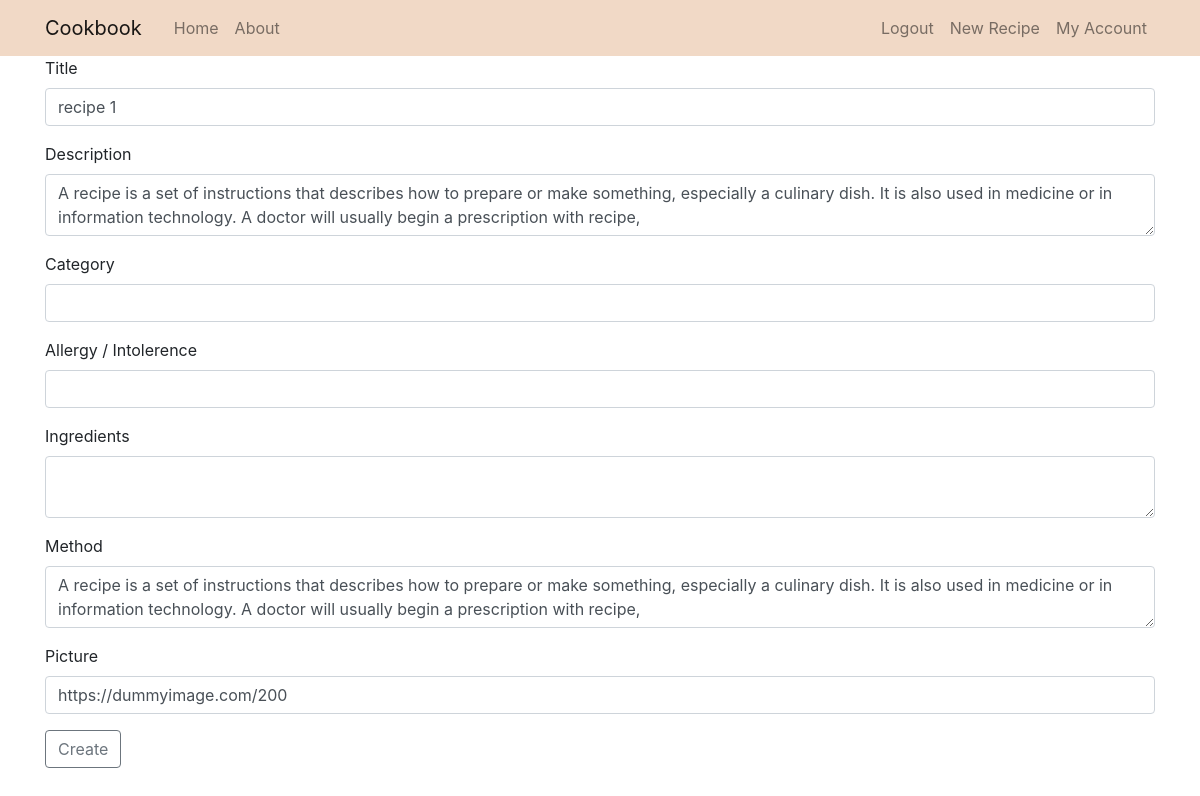
/recipe/1/edit (signed in), run on the app's committed database.
### cookbook/models.py (models this page shows, shortened)
class Recipe(db.Model):
    id = db.Column(db.Integer, primary_key=True)
    title = db.Column(db.String(100), nullable=False)
    category = db.Column(db.String(100), nullable=False, default='')
    requirement = db.Column(db.String(100), nullable=False, default='')
    ingredients = db.Column(db.Text, nullable=False, default='')
    date = db.Column(db.DateTime, nullable=False, default=datetime.utcnow)
    description = db.Column(db.Text, nullable=False, default='')
    method = db.Column(db.Text, nullable=False, default='')
    picture = db.Column(db.String(150), nullable=False, default='https://dummyimage.com/300')
    user_id = db.Column(db.Integer, db.ForeignKey('user.id'), nullable=False) # foreign key to the author of the recipe

### cookbook/routes.py (the view)
@app.route("/recipe/<int:recipe_id>/edit", methods=['GET', 'POST'])
@login_required
def edit_recipe(recipe_id):
    recipe = Recipe.query.get_or_404(recipe_id)
    if recipe.author != current_user:
        return abort(403)
    form = RecipeForm()
    if form.validate_on_submit():
        recipe.title = form.title.data
        recipe.description = form.description.data
        recipe.method = form.method.data
        recipe.picture = form.picture.data
        db.session.commit()
        flash('Recipe updated', 'success')
        return redirect(url_for('recipe', recipe_id=recipe.id))
    elif request.method == 'GET':
        form.title.data = recipe.title
        form.description.data = recipe.description
        form.method.data = recipe.method
        form.picture.data = recipe.picture
    return render_template('new_recipe.html', form=form)

### cookbook/forms.py
class RecipeForm(FlaskForm):
    title = StringField('Title', validators=[DataRequired()])
    category = StringField('Category')
    requirement = StringField('Allergy / Intolerence')
    picture = StringField('Picture')
    description = TextAreaField('Description')
    ingredients = TextAreaField('Ingredients')
    method = TextAreaField('Method')
    submit = SubmitField('Create')

### cookbook/models.py (called while the page is built)
@login_manager.user_loader
def load_user(user_id):
    return User.query.get(int(user_id))

### cookbook/templates/new_recipe.html (shortened to what this page needs)
{% extends "main.html" %}
{% block content %}
<form method="POST" action="" novalidate>
    <div class="form-group">
        {{ form.title.label(class="form-control-label") }}
        {% if form.title.errors %}
            {{ form.title(class="form-control is-invalid")}}
            <div class="invalid-feedback">
                {% for error in form.title.errors %}
                    <span>{{ error }}</span>
                {% endfor %}
            </div>
        {% else %}
            {{ form.title(class="form-control") }}
        {% endif %}
    </div>
    <div class="form-group">
        {{ form.description.label(class="form-control-label") }}
        {% if form.description.errors %}
            {{ form.description(class="form-control is-invalid")}}
            <div class="invalid-feedback">
                {% for error in form.description.errors %}
                    <span>{{ error }}</span>
                {% endfor %}
            </div>
        {% else %}
            {{ form.description(class="form-control") }}
        {% endif %}
    </div>
    <div class="form-group">
        {{ form.category.label(class="form-control-label") }}
        {% if form.category.errors %}
            {{ form.category(class="form-control is-invalid")}}
            <div class="invalid-feedback">
                {% for error in form.category.errors %}
                    <span>{{ error }}</span>
                {% endfor %}
            </div>
        {% else %}
            {{ form.category(class="form-control") }}
        {% endif %}
    </div>
    <div class="form-group">
        {{ form.requirement.label(class="form-control-label") }}
        {% if form.category.errors %}
            {{ form.category(class="form-control is-invalid")}}
            <div class="invalid-feedback">
                {% for error in form.category.errors %}
                    <span>{{ error }}</span>
                {% endfor %}
            </div>
        {% else %}
            {{ form.category(class="form-control") }}
        {% endif %}
    </div>
    <div class="form-group">
        {{ form.ingredients.label(class="form-control-label") }}
        {% if form.ingredients.errors %}
            {{ form.ingredients(class="form-control is-invalid")}}
            <div class="invalid-feedback">
                {% for error in form.ingredients.errors %}
                    <span>{{ error }}</span>
                {% endfor %}
            </div>
        {% else %}
            {{ form.ingredients(class="form-control") }}
        {% endif %}
    </div>
    <div class="form-group">
        {{ form.method.label(class="form-control-label") }}
        {% if form.description.errors %}
            {{ form.method(class="form-control is-invalid")}}
            <div class="invalid-feedback">
                {% for error in form.method.errors %}
                    <span>{{ error }}</span>
                {% endfor %}
            </div>
        {% else %}
            {{ form.method(class="form-control") }}
        {% endif %}
    </div>
    <div class="form-group">
        {{ form.picture.label(class="form-control-label") }}
        {% if form.picture.errors %}
            {{ form.picture(class="form-control is-invalid")}}
            <div class="invalid-feedback">
                {% for error in form.picture.errors %}
                    <span>{{ error }}</span>
                {% endfor %}
            </div>
        {% else %}
            {{ form.picture(class="form-control") }}
        {% endif %}
    </div>
    <div class="form-group">
        {{ form.submit(class="btn btn-outline-secondary") }}
    </div>
</form>
{% endblock content %}

### data on the page
Recipe: title "recipe 1", description "A recipe is a set of instructions that describes how to prepare or make something, especially a culinary dish. It is also used in medicine or in information technology. A doctor will usually begin a prescription with recipe,", method "A recipe is a set of instructions that describes how to prepare or make something, especially a culinary dish. It is also used in medicine or in information technology. A doctor will usually begin a prescription with recipe,", picture "https://dummyimage.com/200"
